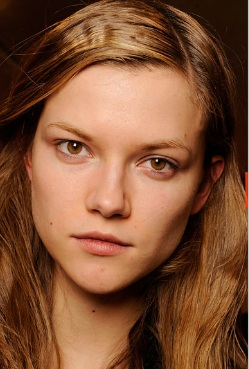
#> input picture data/6_makeup_before.jpg, 249 x 369 px
$ python main.py
#> lines starting #> are read from the running program, lines starting #| are printed output that depends on the picture
### module.py
import cv2
import numpy as np
import matplotlib.pyplot as plt
def FilterMatrix(p,q,sigma):
	center_x = int(p/2)
	center_y = int(q/2)
	s = 2*sigma*sigma
	H = np.zeros((p,q))
	for i in range(p):
		for j in range(q):
			x = (i-center_x)**2
			y = (j-center_y)**2
			H[i,j] = (1.0/(np.pi*s)) * np.exp(-float(x+y)/s)
	return H

def convolution(img,kernel):
	img_arr = np.array(img)
	x,y,z = img.shape
	kernel_h,kernel_w = kernel.shape

	cov = np.zeros((x,y,z))
	#global paddind_row
	paddind_row = np.zeros((int((kernel_h-1)/2),y))
	#global paddind_col
	paddind_col = np.zeros(((x+paddind_row.shape[0]*2),int((kernel_w-1)/2)))

	for h in range(z):
		temp_img_arr = np.vstack([np.vstack([paddind_row,img_arr[:,:,h]]),paddind_row])
		paddind_img_arr = np.hstack([np.hstack([paddind_col,temp_img_arr]),paddind_col])
		for r in range(x):
			for c in range(y):
				val = (paddind_img_arr[r:r+kernel_h,c:c+kernel_w]*kernel).sum()
				cov[r][c][h] = max(min(val,255),0)
	return cov

def reduce(img):
	m,n,c = img.shape
	res = np.zeros((round(m/2),round(n/2),c))
	for i in range(res.shape[0]):
		for j in range(res.shape[1]):
			res[i,j,:] = img[i*2,j*2,:]
	return res

def extend(img):
	x,y,z = img.shape
	extend_img = np.zeros((2*x,2*y,z))
	for i in range(x):
		for j in range(y):
			extend_img[2*i,2*j,:] = img[i,j,:]
	return extend_img

def pyramid(img,sigma,layer):
	Filter = FilterMatrix(5,5,sigma)
	Gaussian = []
	Gaussian.append(img)
	Extend = []
	for i in range(layer-1):
		cov_img = convolution(Gaussian[-1],Filter)
		reduce_img = reduce(cov_img)
		Gaussian.append(reduce_img)
		extend_img = extend(reduce_img)
		cov1_img = convolution(extend_img,4*Filter)
		Extend.append(cov1_img)

	Laplacian = []
	for i in range(layer-1):
		m = min(Gaussian[i].shape[0],Extend[i].shape[0])
		n = min(Gaussian[i].shape[1],Extend[i].shape[1])
		Gaussian[i] = Gaussian[i][0:m,0:n]
		Extend[i] = Extend[i][0:m,0:n]
		Laplacian.append(Gaussian[i]-Extend[i])
	Laplacian.append(Gaussian[-1])

	return Gaussian,Laplacian

def scaleSpectrum(img):
	res_img = np.zeros(img.shape)
	for i in range(img.shape[-1]):
		f = np.fft.fft2(img[:,:,i])
		fshift = np.fft.fftshift(f)
		magnitude_spectrum = 20*np.log(np.abs(fshift))
		res_img[:,:,i] = magnitude_spectrum
	return res_img

def sleSpe(Gaussian,Laplacian):
	G_scaleSpectrum=[]
	L_scaleSpectrum=[]
	for i in range(len(Gaussian)):
		G_scaleSpectrum.append(scaleSpectrum(Gaussian[i]))
		L_scaleSpectrum.append(scaleSpectrum(Laplacian[i]))
	return G_scaleSpectrum,L_scaleSpectrum

def ShowImg(img_arr):
	plt.figure(figsize=(20,75))
	L = len(img_arr)
	for i in range(L):
		img = img_arr[i]
		img = img.astype(int)
		img = np.clip(img,0,255)
		img = img[:,:,::-1]
		plt.subplot(1,L,i+1)
		plt.axis('off')
		plt.imshow(img/255)
	plt.show()

### main.py
# -*- coding: utf-8 -*-
import cv2
import numpy as np
from module import FilterMatrix,convolution,reduce,extend,pyramid,scaleSpectrum,sleSpe,ShowImg

picture_name = '6_makeup_before.jpg'
img = cv2.imread('data/'+ picture_name , cv2.IMREAD_COLOR)
#> img is the input picture: shape (369, 249, 3); mean B, G, R 53.5, 81.1, 127.3

sigma = 1
Gaussian,Laplacian = pyramid(img,sigma,5)
#> the loop in pyramid, `for i in range(layer-1):` made 4 passes
#> pass 1, in pyramid, `extend_img = extend(reduce_img)`:
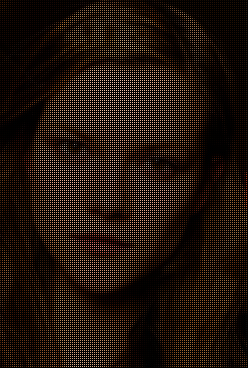
#> extend_img: shape (368, 248, 3) float64; mean of channels 0, 1, 2 13, 19.8, 31.1; drawn as B, G, R
#> after the loop in pyramid, `for i in range(layer-1):`:
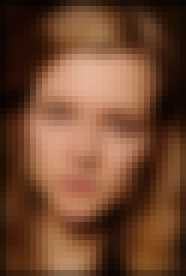
#> cov_img: shape (46, 31, 3) float64 (shown 6 times larger); mean of channels 0, 1, 2 47.9, 72.3, 113.4; drawn as B, G, R
#> after the loop in pyramid, `for i in range(layer-1):`:
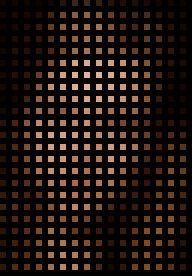
#> extend_img: shape (46, 32, 3) float64 (shown 6 times larger); mean of channels 0, 1, 2 11.6, 17.6, 27.6; drawn as B, G, R
#> after the loop in pyramid, `for i in range(layer-1):`: Extend = 4 items; Gaussian = 5 items
#> after the loop in pyramid, `for i in range(layer-1):`: Laplacian = 4 items
#> Gaussian = 5 items; Laplacian = 5 items
G_scaleSpectrum,L_scaleSpectrum = sleSpe(Gaussian,Laplacian)
#> the loop in sleSpe, `for i in range(len(Gaussian)):` made 5 passes
#> G_scaleSpectrum = 5 items; L_scaleSpectrum = 5 items
ShowImg(Gaussian)
#> in ShowImg, `L = len(img_arr)`: L = 5
#> in ShowImg, `plt.show()`:
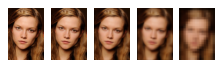
#> figure drawn by matplotlib, 5 panels
ShowImg(Laplacian)
#> the loop in ShowImg (call 2), `for i in range(L):` made 5 passes
#> pass 1, in ShowImg (call 2), `img = img_arr[i]`:
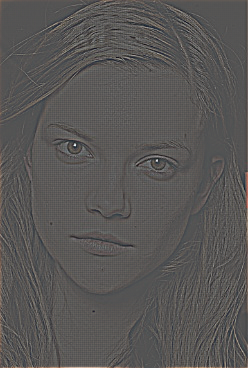
#> img: shape (368, 248, 3) float64; mean of channels 0, 1, 2 2, 3.2, 5.1; drawn with min black and max white
#> pass 1, in ShowImg (call 2), `img = np.clip(img,0,255)`:
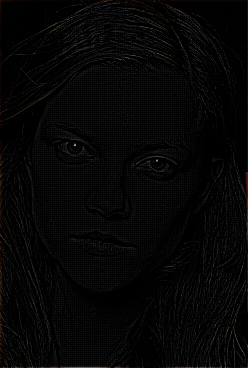
#> img: shape (368, 248, 3) int64; mean of channels 0, 1, 2 4.2, 5.3, 7; drawn as B, G, R
#> in ShowImg (call 2), `plt.show()`:
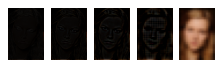
#> figure drawn by matplotlib, 5 panels
#ShowImg(G_scaleSpectrum)
#ShowImg(L_scaleSpectrum)
